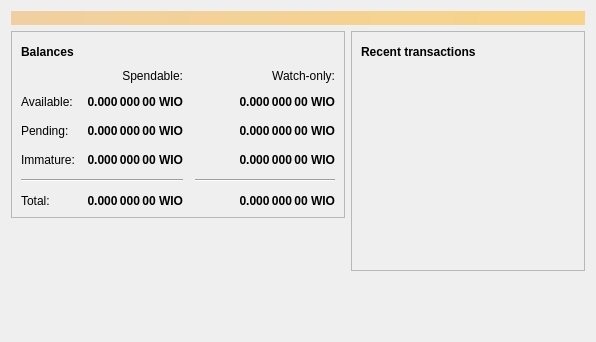
<?xml version="1.0" encoding="UTF-8"?>
<ui version="4.0">
 <class>OverviewPage</class>
 <widget class="QWidget" name="OverviewPage">
  <property name="geometry">
   <rect>
    <x>0</x>
    <y>0</y>
    <width>596</width>
    <height>342</height>
   </rect>
  </property>
  <property name="windowTitle">
   <string>Form</string>
  </property>
  <layout class="QVBoxLayout" name="topLayout">
   <item>
    <widget class="QLabel" name="labelAlerts">
     <property name="visible">
      <bool>false</bool>
     </property>
     <property name="styleSheet">
      <string notr="true">QLabel { background-color: qlineargradient(x1: 0, y1: 0, x2: 1, y2: 0, stop:0 #F0D0A0, stop:1 #F8D488); color:#000000; }</string>
     </property>
     <property name="wordWrap">
      <bool>true</bool>
     </property>
     <property name="margin">
      <number>3</number>
     </property>
     <property name="textInteractionFlags">
      <set>Qt::TextSelectableByMouse</set>
     </property>
    </widget>
   </item>
   <item>
    <layout class="QHBoxLayout" name="horizontalLayout" stretch="1,1">
     <item>
      <layout class="QVBoxLayout" name="verticalLayout_2">
       <item>
        <widget class="QFrame" name="frame">
         <property name="frameShape">
          <enum>QFrame::StyledPanel</enum>
         </property>
         <property name="frameShadow">
          <enum>QFrame::Raised</enum>
         </property>
         <layout class="QVBoxLayout" name="verticalLayout_4">
          <item>
           <layout class="QHBoxLayout" name="horizontalLayout_4">
            <item>
             <widget class="QLabel" name="label_5">
              <property name="font">
               <font>
                <weight>75</weight>
                <bold>true</bold>
               </font>
              </property>
              <property name="text">
               <string>Balances</string>
              </property>
             </widget>
            </item>
            <item>
             <widget class="QPushButton" name="labelWalletStatus">
              <property name="enabled">
               <bool>true</bool>
              </property>
              <property name="maximumSize">
               <size>
                <width>30</width>
                <height>16777215</height>
               </size>
              </property>
              <property name="toolTip">
               <string>The displayed information may be out of date. Your wallet automatically synchronizes with the Wiocoin network after a connection is established, but this process has not completed yet.</string>
              </property>
              <property name="text">
               <string/>
              </property>
              <property name="icon">
               <iconset resource="../bitcoin.qrc">
                <normaloff>:/icons/warning</normaloff>
                <disabledoff>:/icons/warning</disabledoff>:/icons/warning</iconset>
              </property>
              <property name="iconSize">
               <size>
                <width>24</width>
                <height>24</height>
               </size>
              </property>
              <property name="flat">
               <bool>true</bool>
              </property>
             </widget>
            </item>
            <item>
             <spacer name="horizontalSpacer_3">
              <property name="orientation">
               <enum>Qt::Horizontal</enum>
              </property>
              <property name="sizeHint" stdset="0">
               <size>
                <width>40</width>
                <height>20</height>
               </size>
              </property>
             </spacer>
            </item>
           </layout>
          </item>
          <item>
           <layout class="QGridLayout" name="gridLayout">
            <property name="spacing">
             <number>12</number>
            </property>
            <item row="2" column="2">
             <widget class="QLabel" name="labelWatchPending">
              <property name="font">
               <font>
                <weight>75</weight>
                <bold>true</bold>
               </font>
              </property>
              <property name="cursor">
               <cursorShape>IBeamCursor</cursorShape>
              </property>
              <property name="toolTip">
               <string>Unconfirmed transactions to watch-only addresses</string>
              </property>
              <property name="text">
               <string notr="true">0.000 000 00 WIO</string>
              </property>
              <property name="alignment">
               <set>Qt::AlignRight|Qt::AlignTrailing|Qt::AlignVCenter</set>
              </property>
              <property name="textInteractionFlags">
               <set>Qt::LinksAccessibleByMouse|Qt::TextSelectableByKeyboard|Qt::TextSelectableByMouse</set>
              </property>
             </widget>
            </item>
            <item row="2" column="1">
             <widget class="QLabel" name="labelUnconfirmed">
              <property name="font">
               <font>
                <weight>75</weight>
                <bold>true</bold>
               </font>
              </property>
              <property name="cursor">
               <cursorShape>IBeamCursor</cursorShape>
              </property>
              <property name="toolTip">
               <string>Total of transactions that have yet to be confirmed, and do not yet count toward the spendable balance</string>
              </property>
              <property name="text">
               <string notr="true">0.000 000 00 WIO</string>
              </property>
              <property name="alignment">
               <set>Qt::AlignRight|Qt::AlignTrailing|Qt::AlignVCenter</set>
              </property>
              <property name="textInteractionFlags">
               <set>Qt::LinksAccessibleByMouse|Qt::TextSelectableByKeyboard|Qt::TextSelectableByMouse</set>
              </property>
             </widget>
            </item>
            <item row="3" column="2">
             <widget class="QLabel" name="labelWatchImmature">
              <property name="font">
               <font>
                <weight>75</weight>
                <bold>true</bold>
               </font>
              </property>
              <property name="cursor">
               <cursorShape>IBeamCursor</cursorShape>
              </property>
              <property name="toolTip">
               <string>Mined balance in watch-only addresses that has not yet matured</string>
              </property>
              <property name="text">
               <string notr="true">0.000 000 00 WIO</string>
              </property>
              <property name="alignment">
               <set>Qt::AlignRight|Qt::AlignTrailing|Qt::AlignVCenter</set>
              </property>
              <property name="textInteractionFlags">
               <set>Qt::LinksAccessibleByMouse|Qt::TextSelectableByKeyboard|Qt::TextSelectableByMouse</set>
              </property>
             </widget>
            </item>
            <item row="4" column="0" colspan="2">
             <widget class="Line" name="line">
              <property name="orientation">
               <enum>Qt::Horizontal</enum>
              </property>
             </widget>
            </item>
            <item row="4" column="2">
             <widget class="Line" name="lineWatchBalance">
              <property name="sizePolicy">
               <sizepolicy hsizetype="Preferred" vsizetype="Fixed">
                <horstretch>0</horstretch>
                <verstretch>0</verstretch>
               </sizepolicy>
              </property>
              <property name="minimumSize">
               <size>
                <width>140</width>
                <height>0</height>
               </size>
              </property>
              <property name="orientation">
               <enum>Qt::Horizontal</enum>
              </property>
             </widget>
            </item>
            <item row="5" column="0">
             <widget class="QLabel" name="labelTotalText">
              <property name="text">
               <string>Total:</string>
              </property>
             </widget>
            </item>
            <item row="3" column="1">
             <widget class="QLabel" name="labelImmature">
              <property name="font">
               <font>
                <weight>75</weight>
                <bold>true</bold>
               </font>
              </property>
              <property name="cursor">
               <cursorShape>IBeamCursor</cursorShape>
              </property>
              <property name="toolTip">
               <string>Mined balance that has not yet matured</string>
              </property>
              <property name="text">
               <string notr="true">0.000 000 00 WIO</string>
              </property>
              <property name="alignment">
               <set>Qt::AlignRight|Qt::AlignTrailing|Qt::AlignVCenter</set>
              </property>
              <property name="textInteractionFlags">
               <set>Qt::LinksAccessibleByMouse|Qt::TextSelectableByKeyboard|Qt::TextSelectableByMouse</set>
              </property>
             </widget>
            </item>
            <item row="2" column="3">
             <spacer name="horizontalSpacer_2">
              <property name="orientation">
               <enum>Qt::Horizontal</enum>
              </property>
              <property name="sizeHint" stdset="0">
               <size>
                <width>40</width>
                <height>20</height>
               </size>
              </property>
             </spacer>
            </item>
            <item row="3" column="0">
             <widget class="QLabel" name="labelImmatureText">
              <property name="text">
               <string>Immature:</string>
              </property>
             </widget>
            </item>
            <item row="5" column="1">
             <widget class="QLabel" name="labelTotal">
              <property name="font">
               <font>
                <weight>75</weight>
                <bold>true</bold>
               </font>
              </property>
              <property name="cursor">
               <cursorShape>IBeamCursor</cursorShape>
              </property>
              <property name="toolTip">
               <string>Your current total balance</string>
              </property>
              <property name="text">
               <string notr="true">0.000 000 00 WIO</string>
              </property>
              <property name="alignment">
               <set>Qt::AlignRight|Qt::AlignTrailing|Qt::AlignVCenter</set>
              </property>
              <property name="textInteractionFlags">
               <set>Qt::LinksAccessibleByMouse|Qt::TextSelectableByKeyboard|Qt::TextSelectableByMouse</set>
              </property>
             </widget>
            </item>
            <item row="5" column="2">
             <widget class="QLabel" name="labelWatchTotal">
              <property name="font">
               <font>
                <weight>75</weight>
                <bold>true</bold>
               </font>
              </property>
              <property name="cursor">
               <cursorShape>IBeamCursor</cursorShape>
              </property>
              <property name="toolTip">
               <string>Current total balance in watch-only addresses</string>
              </property>
              <property name="text">
               <string notr="true">0.000 000 00 WIO</string>
              </property>
              <property name="alignment">
               <set>Qt::AlignRight|Qt::AlignTrailing|Qt::AlignVCenter</set>
              </property>
              <property name="textInteractionFlags">
               <set>Qt::LinksAccessibleByMouse|Qt::TextSelectableByKeyboard|Qt::TextSelectableByMouse</set>
              </property>
             </widget>
            </item>
            <item row="0" column="2">
             <widget class="QLabel" name="labelWatchonly">
              <property name="text">
               <string>Watch-only:</string>
              </property>
              <property name="alignment">
               <set>Qt::AlignRight|Qt::AlignTrailing|Qt::AlignVCenter</set>
              </property>
             </widget>
            </item>
            <item row="1" column="0">
             <widget class="QLabel" name="labelBalanceText">
              <property name="text">
               <string>Available:</string>
              </property>
             </widget>
            </item>
            <item row="1" column="1">
             <widget class="QLabel" name="labelBalance">
              <property name="font">
               <font>
                <weight>75</weight>
                <bold>true</bold>
               </font>
              </property>
              <property name="cursor">
               <cursorShape>IBeamCursor</cursorShape>
              </property>
              <property name="toolTip">
               <string>Your current spendable balance</string>
              </property>
              <property name="text">
               <string notr="true">0.000 000 00 WIO</string>
              </property>
              <property name="alignment">
               <set>Qt::AlignRight|Qt::AlignTrailing|Qt::AlignVCenter</set>
              </property>
              <property name="textInteractionFlags">
               <set>Qt::LinksAccessibleByMouse|Qt::TextSelectableByKeyboard|Qt::TextSelectableByMouse</set>
              </property>
             </widget>
            </item>
            <item row="1" column="2">
             <widget class="QLabel" name="labelWatchAvailable">
              <property name="font">
               <font>
                <weight>75</weight>
                <bold>true</bold>
               </font>
              </property>
              <property name="cursor">
               <cursorShape>IBeamCursor</cursorShape>
              </property>
              <property name="toolTip">
               <string>Your current balance in watch-only addresses</string>
              </property>
              <property name="text">
               <string notr="true">0.000 000 00 WIO</string>
              </property>
              <property name="alignment">
               <set>Qt::AlignRight|Qt::AlignTrailing|Qt::AlignVCenter</set>
              </property>
              <property name="textInteractionFlags">
               <set>Qt::LinksAccessibleByMouse|Qt::TextSelectableByKeyboard|Qt::TextSelectableByMouse</set>
              </property>
             </widget>
            </item>
            <item row="2" column="0">
             <widget class="QLabel" name="labelPendingText">
              <property name="text">
               <string>Pending:</string>
              </property>
             </widget>
            </item>
            <item row="0" column="1">
             <widget class="QLabel" name="labelSpendable">
              <property name="text">
               <string>Spendable:</string>
              </property>
              <property name="alignment">
               <set>Qt::AlignRight|Qt::AlignTrailing|Qt::AlignVCenter</set>
              </property>
             </widget>
            </item>
           </layout>
          </item>
         </layout>
        </widget>
       </item>
       <item>
        <spacer name="verticalSpacer">
         <property name="orientation">
          <enum>Qt::Vertical</enum>
         </property>
         <property name="sizeHint" stdset="0">
          <size>
           <width>20</width>
           <height>40</height>
          </size>
         </property>
        </spacer>
       </item>
      </layout>
     </item>
     <item>
      <layout class="QVBoxLayout" name="verticalLayout_3">
       <item>
        <widget class="QFrame" name="frame_2">
         <property name="frameShape">
          <enum>QFrame::StyledPanel</enum>
         </property>
         <property name="frameShadow">
          <enum>QFrame::Raised</enum>
         </property>
         <layout class="QVBoxLayout" name="verticalLayout">
          <item>
           <layout class="QHBoxLayout" name="horizontalLayout_2">
            <item>
             <widget class="QLabel" name="label_4">
              <property name="font">
               <font>
                <weight>75</weight>
                <bold>true</bold>
               </font>
              </property>
              <property name="text">
               <string>Recent transactions</string>
              </property>
             </widget>
            </item>
            <item>
             <widget class="QPushButton" name="labelTransactionsStatus">
              <property name="enabled">
               <bool>true</bool>
              </property>
              <property name="maximumSize">
               <size>
                <width>30</width>
                <height>16777215</height>
               </size>
              </property>
              <property name="toolTip">
               <string>The displayed information may be out of date. Your wallet automatically synchronizes with the Wiocoin network after a connection is established, but this process has not completed yet.</string>
              </property>
              <property name="text">
               <string/>
              </property>
              <property name="icon">
               <iconset resource="../bitcoin.qrc">
                <normaloff>:/icons/warning</normaloff>
                <disabledoff>:/icons/warning</disabledoff>:/icons/warning</iconset>
              </property>
              <property name="iconSize">
               <size>
                <width>24</width>
                <height>24</height>
               </size>
              </property>
              <property name="flat">
               <bool>true</bool>
              </property>
             </widget>
            </item>
            <item>
             <spacer name="horizontalSpacer">
              <property name="orientation">
               <enum>Qt::Horizontal</enum>
              </property>
              <property name="sizeHint" stdset="0">
               <size>
                <width>40</width>
                <height>20</height>
               </size>
              </property>
             </spacer>
            </item>
           </layout>
          </item>
          <item>
           <widget class="QListView" name="listTransactions">
            <property name="styleSheet">
             <string notr="true">QListView { background: transparent; }</string>
            </property>
            <property name="frameShape">
             <enum>QFrame::NoFrame</enum>
            </property>
            <property name="verticalScrollBarPolicy">
             <enum>Qt::ScrollBarAlwaysOff</enum>
            </property>
            <property name="horizontalScrollBarPolicy">
             <enum>Qt::ScrollBarAlwaysOff</enum>
            </property>
            <property name="selectionMode">
             <enum>QAbstractItemView::NoSelection</enum>
            </property>
           </widget>
          </item>
         </layout>
        </widget>
       </item>
       <item>
        <spacer name="verticalSpacer_2">
         <property name="orientation">
          <enum>Qt::Vertical</enum>
         </property>
         <property name="sizeHint" stdset="0">
          <size>
           <width>20</width>
           <height>40</height>
          </size>
         </property>
        </spacer>
       </item>
      </layout>
     </item>
    </layout>
   </item>
  </layout>
 </widget>
 <resources/>
 <connections/>
</ui>
